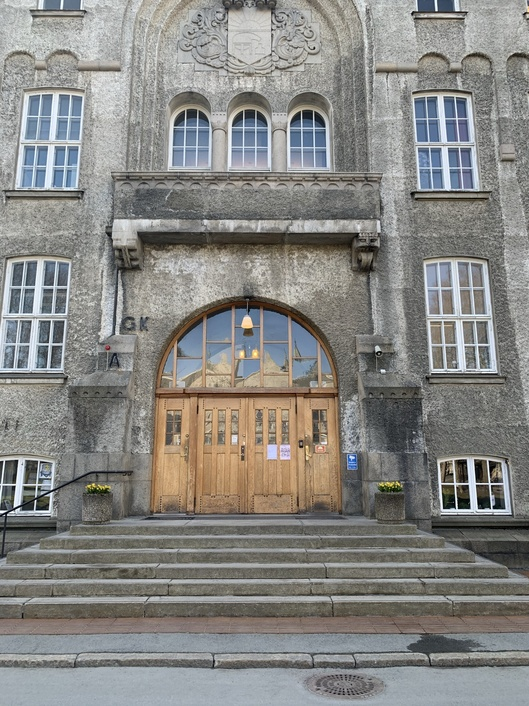
#> input picture iCloud Photos/IMG_3980.JPEG, 529 x 706 px, shrunk from 1536 x 2048 before the run
$ python part43.py
#> lines starting #> are read from the running program, lines starting #| are printed output that depends on the picture; long printed decimals are rounded
### python/HW5.py
import numpy as np
from matplotlib import pyplot as plt

"Contains all usefull functions from HW5"

# [9 lines left out: function project, not called in this run]

def SE3(R,t):
    T = np.eye(4)
    T[:3,:3] = R
    T[:3,3] = t
    return T

def decompose_E(E):
    """
    Computes the four possible decompositions of E into a relative
    pose, as described in Szeliski 7.2.

    Returns a list of 4x4 transformation matrices.
    """
    U,_,VT = np.linalg.svd(E)
    R90 = np.array([[0, -1, 0], [+1, 0, 0], [0, 0, 1]])
    R1 = U @ R90 @ VT
    R2 = U @ R90.T @ VT
    if np.linalg.det(R1) < 0: R1 = -R1
    if np.linalg.det(R2) < 0: R2 = -R2
    t1, t2 = U[:,2], -U[:,2]
    return [SE3(R1,t1), SE3(R1,t2), SE3(R2, t1), SE3(R2, t2)]


def estimate_E(xy1, xy2):
    n = xy1.shape[1]
    A = np.empty((n, 9))
    for i in range(n):
        x1,y1 = xy1[:2,i]
        x2,y2 = xy2[:2,i]
        A[i,:] = [x1*x2, y1*x2, x2, x1*y2, y1*y2, y2, x1, y1, 1]

    _,_,VT = np.linalg.svd(A)
    return np.reshape(VT[-1,:], (3,3))

def get_num_ransac_trials(sample_size = 8, confidence = 0.99, inlier_fraction = 0.5):
    return int(np.log(1 - confidence)/np.log(1 - inlier_fraction**sample_size))

def estimate_E_ransac(xy1, xy2, K, distance_threshold = 4, num_trials = get_num_ransac_trials()):

    # Tip: The following snippet extracts a random subset of 8
    # correspondences (w/o replacement) and estimates E using them.
    #   sample = np.random.choice(xy1.shape[1], size=8, replace=False)
    #   E = estimate_E(xy1[:,sample], xy2[:,sample])

    uv1 = K@xy1
    uv2 = K@xy2

    print('Running RANSAC with %g inlier threshold and %d trials...' % (distance_threshold, num_trials), end='')
    best_num_inliers = -1
    for i in range(num_trials):
        sample = np.random.choice(xy1.shape[1], size=8, replace=False)
        E_i = estimate_E(xy1[:,sample], xy2[:,sample])
        d_i = epipolar_distance(F_from_E(E_i, K), uv1, uv2)
        inliers_i = np.absolute(d_i) < distance_threshold
        num_inliers_i = np.sum(inliers_i)
        if num_inliers_i > best_num_inliers:
            best_num_inliers = num_inliers_i
            E = E_i
            inliers = inliers_i
    print('Done!')
    print('Found solution with %d/%d inliers' % (np.sum(inliers), xy1.shape[1]))
    return E, inliers

def epipolar_distance(F, uv1, uv2):
    """
    F should be the fundamental matrix (use F_from_E)
    uv1, uv2 should be 3 x n homogeneous pixel coordinates
    """
    n = uv1.shape[1]
    l2 = F@uv1
    l1 = F.T@uv2
    e = np.sum(uv2*l2, axis=0)
    norm1 = np.linalg.norm(l1[:2,:], axis=0)
    norm2 = np.linalg.norm(l2[:2,:], axis=0)
    return 0.5*e*(1/norm1 + 1/norm2)

def F_from_E(E, K):
    K_inv = np.linalg.inv(K)
    F = K_inv.T@E@K_inv
    return F

def triangulate_many(xy1, xy2, P1, P2):
    """
    Arguments
        xy: Calibrated image coordinates in image 1 and 2
            [shape 3 x n]
        P:  Projection matrix for image 1 and 2
            [shape 3 x 4]
    Returns
        X:  Dehomogenized 3D points in world frame
            [shape 4 x n]
    """
    n = xy1.shape[1]
    X = np.empty((4,n))
    for i in range(n):
        A = np.empty((4,4))
        A[0,:] = P1[0,:] - xy1[0,i]*P1[2,:]
        A[1,:] = P1[1,:] - xy1[1,i]*P1[2,:]
        A[2,:] = P2[0,:] - xy2[0,i]*P2[2,:]
        A[3,:] = P2[1,:] - xy2[1,i]*P2[2,:]
        U,s,VT = np.linalg.svd(A)
        X[:,i] = VT[3,:]/VT[3,3]
    return X

# [13 lines left out: function choose_pose, not called in this run]


def draw_point_cloud(X, I1, uv1, xlim, ylim, zlim, name = '3D point cloud', find_colors = False):
    assert uv1.shape[1] == X.shape[1], 'If you get this error message in Task 4, it probably means that you did not extract the inliers of all the arrays (uv1,uv2,xy1,xy2) before calling draw_point_cloud.'

    # We take I1 and uv1 as arguments in order to assign a color to each
    # 3D point, based on its pixel coordinates in one of the images.
    if find_colors:
        c = I1[uv1[1,:].astype(np.int32), uv1[0,:].astype(np.int32), :]
    else: c = None

    # Matplotlib doesn't let you easily change the up-axis to match the
    # convention we use in the course (it assumes Z is upward). So this
    # code does a silly rearrangement of the Y and Z arguments.
    plt.figure(name, figsize=(6,6))
    ax = plt.axes(projection='3d')
    ax.scatter(X[0,:], X[2,:], X[1,:], c=c, marker='.', depthshade=False)
    ax.grid(False)
    ax.set_xlim(xlim)
    ax.set_ylim(zlim)
    ax.set_zlim([ylim[1], ylim[0]])
    ax.set_xlabel('X')
    ax.set_ylabel('Z')
    ax.set_zlabel('Y')
    plt.title('[Click, hold and drag with the mouse to rotate the view]')

def hline(l, **args):
    """
    Draws a homogeneous 2D line.
    You must explicitly set the figure xlim, ylim before or after using this.
    """

    lim = np.array([-1e8, +1e8]) # Surely you don't have a figure bigger than this!
    a,b,c = l
    if np.absolute(a) > np.absolute(b):
        x,y = -(c + b*lim)/a, lim
    else:
        x,y = lim, -(c + a*lim)/b
    plt.plot(x, y, **args)

def draw_correspondences(I1, I2, uv1, uv2, F, sample_size=8):
    """
    Draws a random subset of point correspondences and their epipolar lines.
    """

    assert uv1.shape[0] == 3 and uv2.shape[0] == 3, 'uv1 and uv2 must be 3 x n arrays of homogeneous 2D coordinates.'
    sample = np.random.choice(range(uv1.shape[1]), size=sample_size, replace=False)
    uv1 = uv1[:,sample]
    uv2 = uv2[:,sample]
    n = uv1.shape[1]
    uv1 /= uv1[2,:]
    uv2 /= uv2[2,:]

    l1 = F.T@uv2
    l2 = F@uv1

    colors = plt.cm.get_cmap('Set2', n).colors
    plt.figure('Correspondences', figsize=(10,4))
    plt.subplot(121)
    plt.imshow(I1)
    plt.xlabel('Image 1')
    plt.scatter(*uv1[:2,:], s=100, marker='x', c=colors)
    for i in range(n):
        hline(l1[:,i], linewidth=1, color=colors[i], linestyle='--')
    plt.xlim([0, I1.shape[1]])
    plt.ylim([I1.shape[0], 0])

    plt.subplot(122)
    plt.imshow(I2)
    plt.xlabel('Image 2')
    plt.scatter(*uv2[:2,:], s=100, marker='o', zorder=10, facecolor='none', edgecolors=colors, linewidths=2)
    for i in range(n):
        hline(l2[:,i], linewidth=1, color=colors[i], linestyle='--')
    plt.xlim([0, I2.shape[1]])
    plt.ylim([I2.shape[0], 0])
    plt.tight_layout()
    plt.suptitle('Point correspondences and associated epipolar lines (showing %d randomly drawn pairs)' % sample_size)

### python/part2.py

import numpy as np
from matplotlib import pyplot as plt
from cv2 import cv2 as cv
from pathlib import Path
from scipy.optimize import least_squares
from scipy.sparse import lil_matrix

from HW5 import *
from util import *
from part1 import undistort_img


# [51 lines left out: functions FLANN_matching, choose_pose, not called in this run]

def pose(angles, translation, R0):
    ''' Calculates the pose from parametrization'''

    s, c = np.sin, np.cos

    Rx = lambda a: np.array([[1, 0, 0], [0, c(a), s(a)], [0, -s(a), c(a)]])
    Ry = lambda a: np.array([[c(a), 0, -s(a)], [0, 1, 0], [s(a), 0, c(a)]])
    Rz = lambda a: np.array([[c(a), s(a), 0], [-s(a), c(a), 0], [0, 0, 1]])

    R = Rx(angles[0]) @ Ry(angles[1]) @ Rz(angles[2]) @ R0
    t = translation

    T = np.eye(4)
    T[:3,:3] = R
    T[:3,3] = t

    return T

def residual(p, R0, K, uv1, uv2):
    n_points= uv1.shape[1]

    X = np.hstack((np.reshape(p[6:], (n_points, 3)), np.ones((n_points,1))))
    T = pose(p[:3], p[3:6], R0)

    uv1_hat = project(K, X.T)
    uv2_hat = project(K, T @ X.T)

    r = np.hstack((uv1_hat - uv1, uv2_hat - uv2))

    return np.ravel(r.T)

def bundle_adjustment_sparsity(n_points, n_cameras = 2):
    m = 2*n_points * n_cameras
    n = 6*(n_cameras-1) + n_points * 3
    A = lil_matrix((m, n), dtype=int)
    for i in range(n_cameras-1):
        A[2*(i+1)*n_points:2*(i+2)*n_points, 6*i:6*(i+1)] = 1

    for s in range(n_points):
        for i in range(n_cameras):
            A[s*2 + i*2*n_points:(s+1)*2 + i*2*n_points, s*3 + 6*(n_cameras-1):(s+1)*3 + 6*(n_cameras-1)] = 1

    return A


# [54 lines left out: functions generate_model, bundle_adjustment, not called in this run]

def save_model(X, des, path):
    np.savetxt(Path.joinpath(path,'3D_points.txt'), X)
    np.savetxt(Path.joinpath(path,'descriptors'), np.array(des))

# [55 lines left out: function main, not called in this run]


# [6 lines that do not run on import are left out]

    # main()

### python/util.py
import numpy as np
import matplotlib.pyplot as plt

# [7 lines left out: function jacobian, not called in this run]

def project(K, X):
    uvw = K@X[:3,:]
    uvw /= uvw[2,:]
    return uvw[:2,:]

# [94 lines left out: functions project_camera_frame, draw_model_and_query_pose, not called in this run]

### python/part43.py

import numpy as np
from matplotlib import pyplot as plt
from cv2 import cv2 as cv
from scipy.optimize import least_squares
from scipy.sparse import lil_matrix

from HW5 import *
from util import *
from part1 import undistort_img
from visualize_query_results import *


def ORB_matching(img1, img2, threshold = 45):
    # Initiate ORB detector
    orb = cv.ORB_create(40000) #specifying nr of keypoints to locate

    image1 = cv.cvtColor(img1, cv.COLOR_BGR2RGB)
    image2 = cv.cvtColor(img2, cv.COLOR_BGR2RGB)
    image1_gray = cv.cvtColor(image1, cv.COLOR_BGR2GRAY)
    image2_gray = cv.cvtColor(image2, cv.COLOR_BGR2GRAY)

    # find the keypoints and descriptors with ORB
    kp1, des1 = orb.detectAndCompute(image1_gray, None)
    kp2, des2 = orb.detectAndCompute(image2_gray, None)

    # create BFMatcher object
    bf = cv.BFMatcher(cv.NORM_HAMMING, crossCheck=True)

    # Match descriptors.
    matches = bf.match(des1, des2)
    print(len(matches))

    # Sort them in the order of their distance.
    matches = sorted(matches, key = lambda x:x.distance)

    # Need to draw only good matches, so create a mask
    matchesMask = [[0,0] for i in range(len(matches))]
    good = []

    # ratio test as per Lowe's paper
    for m in matches[:2000]:
        # if m.distance < threshold:
        good.append(m)

    p1 = np.array([kp1[m.queryIdx].pt for m in good])
    p2 = np.array([kp2[m.trainIdx].pt for m in good])

    des = des1[[m.queryIdx for m in good], :]

    uv1 = np.vstack((p1.T, np.ones(p1.shape[0])))
    uv2 = np.vstack((p2.T, np.ones(p2.shape[0])))

    np.savetxt("uv1.txt", uv1)
    np.savetxt("uv2.txt", uv2)

    print(f"Found {len(good)} matches with distance threshold = {threshold}")

    # draw first 2000 matches
    img3 = cv.drawMatches(image1_gray, kp1, image2_gray, kp2, matches[:2000], image2_gray, flags = 2)
    plt.imshow(img3),plt.show()

    return p1, p2, des

def choose_pose(poses, xy1, xy2):
    best_num_visible = 0
    for i, T in enumerate(poses):
        P1 = np.array([[1,0,0,0],[0,1,0,0],[0,0,1,0]])
        P2 = T[:3,:]
        X1 = triangulate_many(xy1, xy2, P1, P2)
        X2 = T@X1
        num_visible = np.sum((X1[2,:] > 0) & (X2[2,:] > 0))
        if num_visible > best_num_visible:
            best_num_visible = num_visible
            best_T = T
            best_X1 = X1
    return best_T, best_X1

def generate_model(p1, p2, K, des):
    # print(p2.shape)
    uv1 = np.vstack((p1.T, np.ones(p1.shape[0])))
    uv2 = np.vstack((p2.T, np.ones(p2.shape[0])))
    # print(uv1.shape)
    xy1 = np.linalg.inv(K) @ uv1
    xy2 = np.linalg.inv(K) @ uv2

    #Estimating E
    E, inliers = estimate_E_ransac(xy1, xy2, K)

    #Extracting inlier set
    xy1 = xy1[:,inliers]
    xy2 = xy2[:,inliers]
    uv1 = uv1[:,inliers]
    uv2 = uv2[:,inliers]

    E = estimate_E(xy1, xy2)

    #Extracting pose from E
    T4 = decompose_E(E)
    T, X = choose_pose(T4, xy1, xy2)
    # print(np.array(des).shape)
    inlier_des = des[inliers, :]
    # print(np.array(inlier_des).shape)

    return X, inlier_des, T, uv1, uv2, E

def bundle_adjustment(T, X, p1, p2, K):
    if p1.shape[1] == 2:
        uv1 = np.vstack((p1.T, np.ones(p1.shape[0])))
        uv2 = np.vstack((p2.T, np.ones(p2.shape[0])))
    elif p1.shape[0] == 3:
        uv1 = p1
        uv2 = p2
    else:
        raise "Input points wrong dimentions"

    R0 = T[:3,:3]
    t0 = T[:3,-1]
    p0 = np.hstack(([0,0,0], t0, np.ravel(X[:3,:].T)))
    # print(p0.shape)

    res_func = lambda p: residual(p, R0, K, uv1[:2,:], uv2[:2,:])
    print(np.mean(np.sqrt(res_func(p0)**2)))
    sparsity = bundle_adjustment_sparsity(X.shape[1])

    res = least_squares(res_func, p0, verbose=2, jac_sparsity=sparsity, x_scale='jac')
    p_opt = res['x']
    print(np.mean(np.sqrt(res_func(p_opt)**2)))
    #Extracting camera pose and 3d points from bundle adjustment
    n_points= uv1.shape[1]
    T_opt = pose(p_opt[:3], p_opt[3:6], R0)
    X_opt = np.hstack((np.reshape(p_opt[6:], (n_points, 3)), np.ones((n_points,1)))).T

    return T_opt, X_opt

def pose(angles, translation, R0):
    ''' Calculates the pose from parametrization'''

    s, c = np.sin, np.cos

    Rx = lambda a: np.array([[1, 0, 0], [0, c(a), s(a)], [0, -s(a), c(a)]])
    Ry = lambda a: np.array([[c(a), 0, -s(a)], [0, 1, 0], [s(a), 0, c(a)]])
    Rz = lambda a: np.array([[c(a), s(a), 0], [-s(a), c(a), 0], [0, 0, 1]])

    R = Rx(angles[0]) @ Ry(angles[1]) @ Rz(angles[2]) @ R0
    t = translation

    T = np.eye(4)
    T[:3,:3] = R
    T[:3,3] = t

    return T

def plot_point_cloud(X, uv, img):
    draw_point_cloud(X, img, uv, xlim=[-1.5,+1.5], ylim=[-1.5,+1.5], zlim=[0.5, 3.5])
    # draw_point_cloud(X, img1, uv1, xlim=[-1.5,+1.5], ylim=[-1.5,+1.5], zlim=[0.5, 3.5])

def save_model(X, des):
    np.savetxt("../3D_model/3D_points.txt", X)
    np.savetxt("../3D_model/descriptors", np.array(des))

if __name__ == "__main__":

    img1 = cv.imread('../iCloud Photos/IMG_3980.JPEG')
#> img1 is the input picture: shape (706, 529, 3); mean B, G, R 131.2, 134.5, 135.2
    img2 = cv.imread('../iCloud Photos/IMG_3981.JPEG')
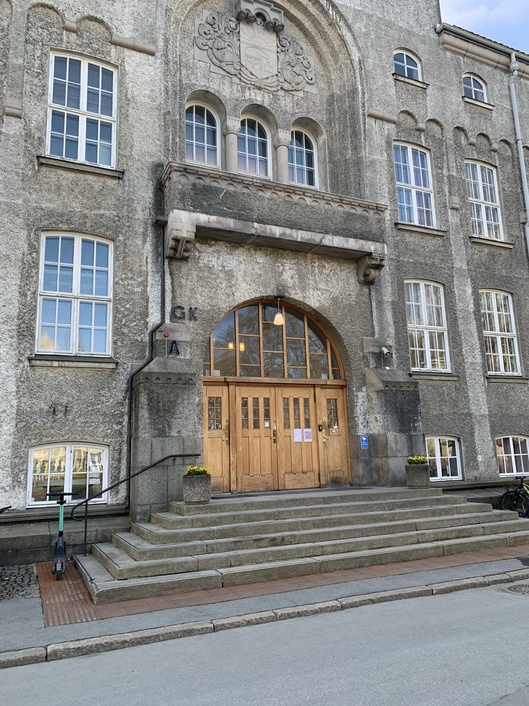
#> input picture iCloud Photos/IMG_3981.JPEG, 529 x 706 px, shrunk from 1536 x 2048 before the run
#> img2 is the input picture: shape (706, 529, 3); mean B, G, R 133.5, 135.4, 134.8

    K = np.loadtxt("cam_matrix.txt")
    dist = np.loadtxt('dist.txt')
    stdInt = np.loadtxt('stdInt.txt')

    # img1 = undistort_img(img1, K, dist, stdInt)
    # img2 = undistort_img(img2, K, dist, stdInt)

    p1, p2, des = ORB_matching(img1, img2)
#> in ORB_matching, `image1_gray = cv.cvtColor(image1, cv.COLOR_BGR2GRAY)`:
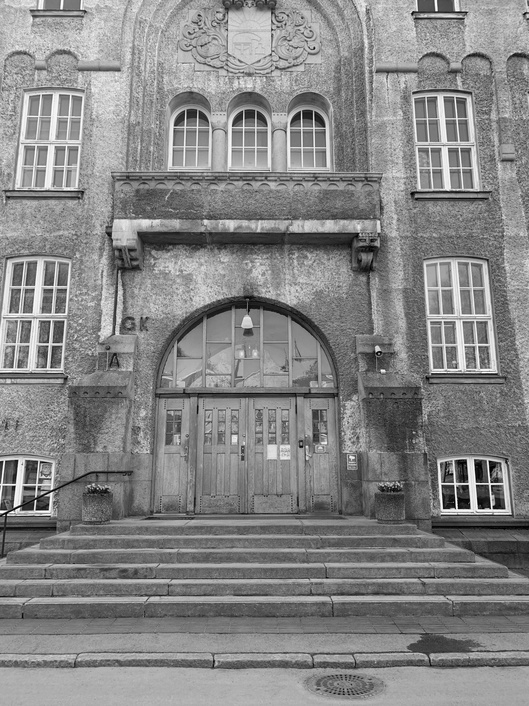
#> image1_gray: shape (706, 529); min 0, max 255, mean 133.6
#> in ORB_matching, `image2_gray = cv.cvtColor(image2, cv.COLOR_BGR2GRAY)`:
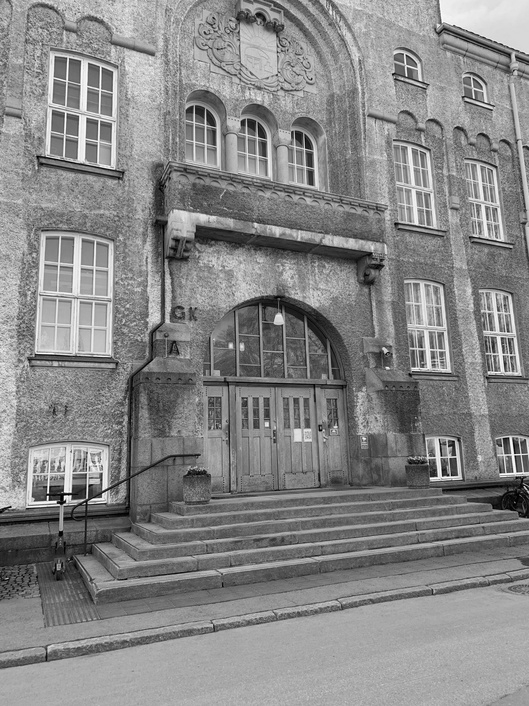
#> image2_gray: shape (706, 529); min 0, max 255, mean 134.7
#> in ORB_matching, `kp1, des1 = orb.detectAndCompute(image1_gray, None)`: kp1 = 17135 keypoints; strongest (x, y, size): (491, 506, 31), (492, 486, 31), (489, 482, 31), (491, 481, 31)
#> in ORB_matching, `kp2, des2 = orb.detectAndCompute(image2_gray, None)`: kp2 = 17690 keypoints; strongest (x, y, size): (64, 496, 31), (64, 498, 31), (50, 499, 31), (65, 497, 37.2)
#> in ORB_matching, `matches = bf.match(des1, des2)`: matches = 5054 matches
#| 5054
#> in ORB_matching, `matchesMask = [[0,0] for i in range(len(matches))]`: matchesMask = 5054 pairs, first value 0 to 0, second value 0 to 0
#> after the loop in ORB_matching, `for m in matches[:2000]:`: good = 2000 matches
#> in ORB_matching, `p1 = np.array([kp1[m.queryIdx].pt for m in good])`: p1 = 2000 pairs, first value 31 to 490.8, second value 33 to 669
#> in ORB_matching, `p2 = np.array([kp2[m.trainIdx].pt for m in good])`: p2 = 2000 pairs, first value 32 to 495, second value 32 to 655
#| Found 2000 matches with distance threshold = 45
#> in ORB_matching, `img3 = cv.drawMatches(image1_gray, kp1, image2_gray, kp2, matches[:200..`:
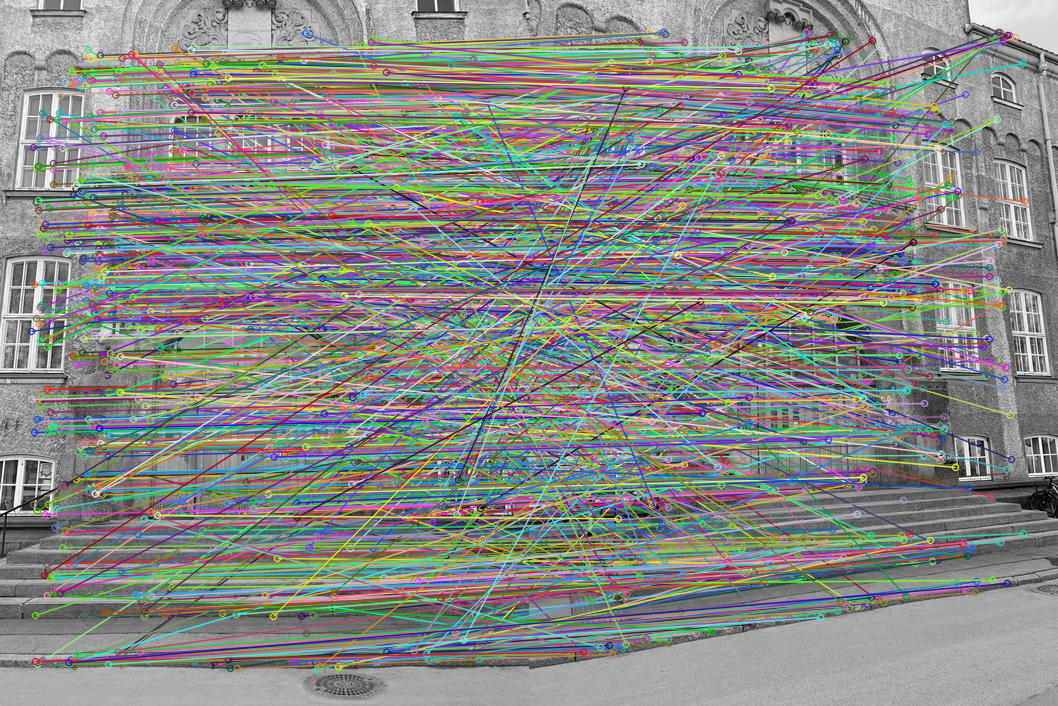
#> img3: shape (706, 1058, 3); mean of channels 0, 1, 2 133, 137.1, 135.3; drawn as B, G, R

    X, des, T, uv1, uv2, E = generate_model(p1, p2, K, des)
#> the loop in estimate_E_ransac, `for i in range(num_trials):` made 1176 passes
#> (num_inliers_i, best_num_inliers) on passes 1, 2, 23, 31: (63, 63), (803, 803), (808, 808), (863, 863)
#> after the loop in estimate_E_ransac, `for i in range(num_trials):`: best_num_inliers = 1257
#| Found solution with 1257/2000 inliers
#> in generate_model, `E, inliers = estimate_E_ransac(xy1, xy2, K)`: E = [[0.0458, 0.251, 0.154], [0.376, 0.109, 0.755], [0.123, -0.393, 0.133]]
#> in generate_model, `E = estimate_E(xy1, xy2)`: E = [[-0.0582, -0.406, -0.207], [-0.271, -0.0981, -0.737], [-0.093, 0.367, -0.138]]
#> in decompose_E, `U,_,VT = np.linalg.svd(E)`: U = [[-0.365, 0.638, 0.679], [-0.928, -0.189, -0.321], [-0.0766, -0.747, 0.661]]; VT = [[0.331, 0.249, 0.91], [0.157, -0.966, 0.207], [-0.93, -0.0742, 0.359]]
#> in decompose_E, `R1 = U @ R90 @ VT`: R1 = [[-0.363, -0.243, 0.899], [0.382, -0.919, -0.0948], [-0.85, -0.309, -0.427]]
#> in decompose_E, `R2 = U @ R90.T @ VT`: R2 = [[-0.9, 0.143, -0.412], [0.216, 0.967, -0.136], [-0.379, 0.211, 0.901]]
#> in decompose_E, `if np.linalg.det(R1) < 0: R1 = -R1`: R1 = [[0.363, 0.243, -0.899], [-0.382, 0.919, 0.0948], [0.85, 0.309, 0.427]]
#> in decompose_E, `if np.linalg.det(R2) < 0: R2 = -R2`: R2 = [[0.9, -0.143, 0.412], [-0.216, -0.967, 0.136], [0.379, -0.211, -0.901]]
#> in decompose_E, `t1, t2 = U[:,2], -U[:,2]`: t1 = [0.679, -0.321, 0.661]; t2 = [-0.679, 0.321, -0.661]
#> in generate_model, `T4 = decompose_E(E)`: T4 = 4 items
#> the loop in choose_pose, `for i, T in enumerate(poses):` made 4 passes
#> (num_visible, best_num_visible) on pass 1: (1257, 1257)
#> after the loop in choose_pose, `for i, T in enumerate(poses):`: best_num_visible = 1257
#> in generate_model, `T, X = choose_pose(T4, xy1, xy2)`: T = [[0.363, 0.243, -0.899, 0.679], [-0.382, 0.919, 0.0948, -0.321], [0.85, 0.309, 0.427, 0.661], [0, 0, 0, 1]]

    T, X = bundle_adjustment(T, X, uv1, uv2, K)
#> in bundle_adjustment, `R0 = T[:3,:3]`: R0 has the same summary as R1 in decompose_E
#> in bundle_adjustment, `t0 = T[:3,-1]`: t0 = [0.679, -0.321, 0.661]
#> in bundle_adjustment, `p0 = np.hstack(([0,0,0], t0, np.ravel(X[:3,:].T)))`: p0 = 3777 values, max 1.01 at index 1538, min -0.428 at index 3687, mean 0.0679
#> in pose, `R = Rx(angles[0]) @ Ry(angles[1]) @ Rz(angles[2]) @ R0`: R has the same summary as R1 in decompose_E
#> in pose, `t = translation`: t = [0.679, -0.321, 0.661]
#| 104.250
#|    Iteration     Total nfev        Cost      Cost reduction    Step norm     Optimality
#|        0              1         4.7352e+07                                    6.41e+08
#> in residual (call 12), `X = np.hstack((np.reshape(p[6:], (n_points, 3)), np.ones((n_points,1))))`: X = 1257 rows, first 6: [-0.359, -0.292, 0.801, 1], [-0.266, -0.369, 0.771, 1], [-0.314, -0.385, 0.765, 1], [-0.216, -0.384, 0.757, 1], [-0.355, -0.292, 0.801, 1], [-0.352, -0.29, 0.801, 1]
#|        1              2         2.0661e+05      4.71e+07       2.96e+00       3.99e+07
#> in residual (call 22), `X = np.hstack((np.reshape(p[6:], (n_points, 3)), np.ones((n_points,1))))`: X = 1257 rows, first 6: [-0.36, -0.29, 0.803, 1], [-0.267, -0.367, 0.772, 1], [-0.315, -0.385, 0.768, 1], [-0.216, -0.381, 0.757, 1], [-0.355, -0.29, 0.802, 1], [-0.353, -0.288, 0.802, 1]
#|        2              3         9.3375e+03      1.97e+05       1.61e-01       4.88e+06
#> in residual (call 32), `X = np.hstack((np.reshape(p[6:], (n_points, 3)), np.ones((n_points,1))))`: X = 1257 rows, first 6: [-0.358, -0.289, 0.799, 1], [-0.265, -0.365, 0.767, 1], [-0.314, -0.383, 0.764, 1], [-0.215, -0.378, 0.751, 1], [-0.354, -0.289, 0.798, 1], [-0.351, -0.286, 0.799, 1]
#|        3              4         6.6789e+03      2.66e+03       1.93e-01       9.71e+05
#|        4              5         6.5281e+03      1.51e+02       5.03e-02       8.45e+04
#|        5              6         6.5269e+03      1.21e+00       7.62e-03       3.15e+03
#> (further printed lines are left out)
#> in bundle_adjustment, `res = least_squares(res_func, p0, verbose=2, jac_sparsity=sparsity, x_..`: res = 12 items
#> in bundle_adjustment, `p_opt = res['x']`: p_opt = 3777 values, max 1 at index 1538, min -0.462 at index 2254, mean 0.0396
#| 0.8075
#> in pose, `R = Rx(angles[0]) @ Ry(angles[1]) @ Rz(angles[2]) @ R0`: R = [[0.406, 0.295, -0.865], [-0.316, 0.933, 0.169], [0.857, 0.205, 0.472]]
#> in pose, `t = translation`: t = [0.601, -0.276, 0.786]
#> in bundle_adjustment, `T_opt = pose(p_opt[:3], p_opt[3:6], R0)`: T_opt = [[0.406, 0.295, -0.865, 0.601], [-0.316, 0.933, 0.169, -0.276], [0.857, 0.205, 0.472, 0.786], [0, 0, 0, 1]]
#> T has the same summary as T_opt in bundle_adjustment

    save_model(X, des)

    #Plotting results
    img1 = plt.imread("../iCloud Photos/IMG_3980.JPEG")/255.
    img2 = plt.imread("../iCloud Photos/IMG_3981.JPEG")/255.

    # np.random.seed(123) # Comment out to get a random selection each time
    plot_point_cloud(X, uv1, img1)
    draw_correspondences(img1, img2, uv1, uv2, F_from_E(E, K), sample_size=8)
#> the loop in draw_correspondences, `for i in range(n):` made 8 passes
#> (a in hline, b in hline, c in hline, y in hline) on passes 1 to 4: (1.61e-05, 0.000358, -0.173, [4480788.4, -4479820.2]), (3.02e-05, 0.000327, -0.0996, [9230324.4, -9229715.4]), (3.2e-05, 0.000338, -0.103, [9456961.9, -9456355.7]), (3.16e-05, 0.000358, -0.12, [8839732.5, -8839063.6])
#> the loop in draw_correspondences, `for i in range(n):` made 8 passes
#> (a in hline, b in hline, c in hline, y in hline) on passes 1 to 4: (-2.68e-05, -0.000368, 0.174, [7286299.1, -7285351.8]), (-6.5e-07, -0.000395, 0.114, [164756.2, -164179.8]), (9.52e-07, -0.000385, 0.109, [-247140.1, 247705.2]), (-3.2e-06, -0.00037, 0.117, [866830.4, -866197.4])
#> (the run stopped early here; a loop or call above may not have finished)
